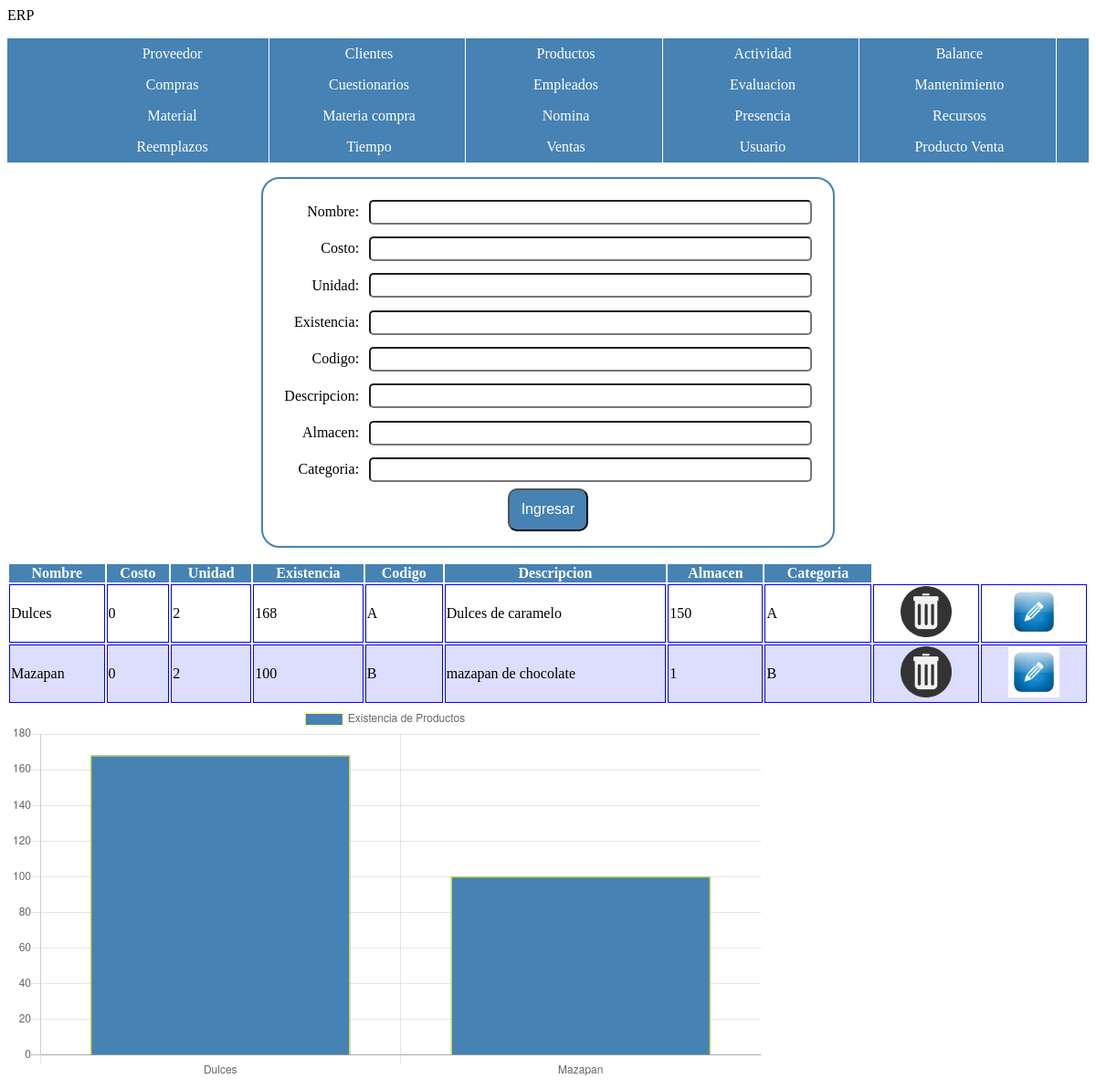
Page /home.php?s=pro on the committed database.
### tables this page shows
CREATE TABLE `productos` (
  `id_producto` int(20) NOT NULL,
  `nombre` varchar(20) NOT NULL,
  `costo` float NOT NULL,
  `unidad` int(20) NOT NULL,
  `existencia` int(20) NOT NULL,
  `codigo` varchar(20) NOT NULL,
  `descripcion` varchar(20) NOT NULL,
  `almacen` varchar(20) NOT NULL,
  `categoria` varchar(20) NOT NULL
);

### php/conexion.php (called while the page is built, shortened)
<?php
class Conexion{
  			private $host="localhost";
  			private $usuario="root";
  			private $password="";
  			private $base="erpp";
  			protected $sentencia="";
  			private $conexion;
  			private function abrir_conexion(){
  				 $this->conexion = new mysqli($this->host,$this->usuario,$this->password,$this->base);
  			}
  			  public function obtener_sentencia(){
  				$resultado=$this->conexion->query($this->sentencia);
  				return $resultado;
  			 }
}
 ?>

### php/vista_productos.php (the view, shortened to what this page needs)
<section>
<?php
   if (!isset($_POST["idM"])){
    ?>
    <form action ="" method="post">
    Nombre: <input type="text" name="nombre"><br>
    Costo: <input type="text" name="cost"><br>
    Unidad: <input type="text" name="uni"><br>
    Existencia: <input type="text" name="exist"><br>
    Codigo: <input type="text" name="cod"><br>
    Descripcion: <input type="text" name="des"><br>
    Almacen: <input type="text" name="alm"><br>
    Categoria: <input type="text" name="cat"><br>
    <div>
    <input type="submit" name="altaP" value="Ingresar">
    </div>
    </form>
	<?php
    }
	require_once("productos.php");
	$obj = new Productos();
	$resultado = $obj->consulta();
 ?>
<table>
	<tr>
		<th>Nombre</th>
		<th>Costo</th>
		<th>Unidad</th>
	    <th>Existencia</th>
	    <th>Codigo</th>
	    <th>Descripcion</th>
	    <th>Almacen</th>
	    <th>Categoria</th>
	</tr>
	<?php
		while ($fila =  $resultado->fetch_assoc()){
			echo "<tr>";
			echo "<td>".$fila["nombre"]."</td>";
			echo "<td>".$fila["costo"]."</td>";
			echo "<td>".$fila["unidad"]."</td>";
			echo "<td>".$fila["existencia"]."</td>";
			echo "<td>".$fila["codigo"]."</td>";
			echo "<td>".$fila["descripcion"]."</td>";
			echo "<td>".$fila["almacen"]."</td>";
			echo "<td>".$fila["categoria"]."</td>";
?>
<td id="celdaEliminar">
    <form action="" method="post" onsubmit="return confirmar()">
    	<input type="image" src="img/eliminar.png">
    </form>
</td>
<td id="celdaModificar">
    <form action="" method="post" onsubmit="return confirmarM()">
        <input type="image" src="img/modificar.jpg">
    </form>
</td>
<?php
			echo "</tr>";
		}
	 ?>
</table>
</section>
<?php
require_once("grafica.php");
 ?>

### home.php (shortened to what this page needs)
<!DOCTYPE html>
<html>
<head>
	<link rel="stylesheet" type="text/css" href="css/estilos.css">
</head>
<body>
	<header>
		ERP
	</header>
	<nav>
		<ul>
			<a href = "?s=prov"><li>Proveedor</li></a>
			<a href = "?s=clie"><li>Clientes</li></a>
			<a href = "?s=pro"><li>Productos</li></a>
			<a href = "?s=act"><li>Actividad</li></a>
			<a href = "?s=bal"><li>Balance</li></a>
			<a href = "?s=comp"><li>Compras</li></a>
			<a href = "?s=cuest"><li>Cuestionarios</li></a>
			<a href = "?s=emp"><li>Empleados</li></a>
			<a href = "?s=eval"><li>Evaluacion</li></a>
			<a href = "?s=mant"><li>Mantenimiento</li></a>
            <a href = "?s=mat"><li>Material</li></a>
            <a href = "?s=mate"><li>Materia compra</li></a>
            <a href = "?s=nom"><li>Nomina</li></a>
            <a href = "?s=pres"><li>Presencia</li></a>
            <a href = "?s=rec"><li>Recursos</li></a>
            <a href = "?s=reemp"><li>Reemplazos</li></a>
	        <a href = "?s=tiemp"><li>Tiempo</li></a>
            <a href = "?s=vent"><li>Ventas</li></a>
            <a href = "?s=usua"><li>Usuario</li></a>
            <a href = "?s=prodv"><li>Producto Venta</li></a>
		</ul>
	</nav>
	<?php
    if (isset($_GET["s"])) {
    	$seccion = $_GET["s"];
    		switch ($seccion){
    		case 'pro':
    			require_once("php/vista_productos.php");
    			break;
    		}
    }
	 ?>
</body>
</html>

### php/grafica.php (shortened to what this page needs)
<!DOCTYPE html>
<html>
<head>
</head>
<body>
<canvas id="myChart"></canvas>
<?php
  require_once("productos.php");
  $obj = new Productos();
?>
<script>
var ctx = document.getElementById('myChart').getContext('2d');
var myChart = new Chart(ctx, {
    type: 'bar',
    data: {
        labels: [<?php $obj->etiquetasProducto(); ?>],
        datasets: [{
            label: 'Existencia de Productos',
            data: [<?php $obj->datosProducto(); ?>],
            backgroundColor: 'steelblue',
            borderColor: 'rgb(255,255,0)',
            borderWidth:1
        }]
    },
    options: {
        scales: {
            yAxes: [{
                ticks: {
                    beginAtZero: true
                }
            }]
        }
    }
});
</script>
</body>
</html>

### php/productos.php (shortened to what this page needs)
<?php
require_once("conexion.php");
		class Productos extends Conexion{
     	 	public function consulta(){
        		$this->sentencia="SELECT * FROM productos";
        		return $this->obtener_sentencia();
     		}
        public function datosProducto(){
              $this->sentencia = "SELECT existencia FROM productos";
              $res = $this->obtener_sentencia();
              $datos="";
              while ($fila = $res->fetch_assoc()){
              $datos=$datos.$fila["existencia"].",";
            }
              $datos=substr($datos,0,strlen($datos)-1);
              echo $datos;
              }
               public function etiquetasProducto(){
              $this->sentencia = "SELECT nombre FROM productos";
              $res = $this->obtener_sentencia();
              $datos="";
              while ($fila = $res->fetch_assoc()){
              $datos.="'".$fila["nombre"]."',";
            }
              $datos=substr($datos,0,strlen($datos)-1);
              echo $datos;
              }
    }
 ?>

### css/estilos.css (style rules this page uses)
th { background-color: steelblue; color: white; }
tr:nth-child(odd) { background-color: #ddf; }
td { border: 1px solid blue; }
form { border: 2px solid steelblue; border-radius: 20px; margin: 1em auto; padding: 1em; text-align: right; width: 50%; }
input[type="email"],input[type="text"],input[type="date"] { border-radius: 5px; margin: 0.5em; padding: 0.3em; width: 80% }
input[type="submit"] { background-color: steelblue; border-radius: 10px; color: white; cursor: pointer; font-size: 1em; padding: 0.8em; transition: 2s; }
form div { text-align: center; }
#celdaEliminar,#celdaModificar { text-align: center; width: 10%; }
td form { border: 0; padding: 0; margin: 0 auto; }
td form input[type="image"] { max-width: 100%; }
nav { background-color: steelblue; text-align: center; width: 100%;; }
nav li { border-right: 1px solid white; display: inline-block; list-style: none; padding: 0.5em; text-align: center; width:17%; }
nav a { color: white; text-decoration: none; }

### php/grafica.php (style rules this page uses)
#myChart { max-width: 70% }

### rows in the picture
productos: nombre "Dulces", costo "0", unidad "2", existencia "168", codigo "A", descripcion "Dulces de caramelo", almacen "150", categoria "A"
productos: nombre "Mazapan", costo "0", unidad "2", existencia "100", codigo "B", descripcion "mazapan de chocolate", almacen "1", categoria "B"

### other values in the picture
chart data {{ $datos }} 'Dulces','Mazapan'
chart data {{ $datos }} 168,100
